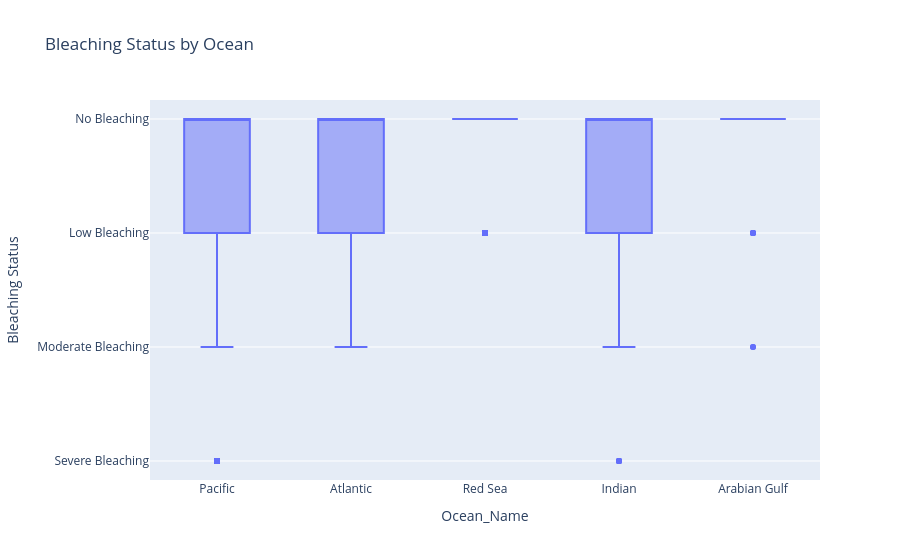

Notebook code for this chart:
### Code cell
# OBJECTIVE 1
# compare bleaching_status by ocean using box plot
df_ocean=df[["Ocean_Name", "Bleaching_Status"]]

fig=px.box(
    df_ocean,
    x="Ocean_Name",
    y="Bleaching_Status",
    category_orders={"Bleaching_Status": ["No Bleaching", "Low Bleaching", "Moderate Bleaching", "Severe Bleaching"]},
    title="Bleaching Status by Ocean",
    labels={"Bleaching_Status": "Bleaching Status"},
)

fig.show()

### Figure 1 — Plotly figure (JSON) as saved in the notebook; plotly's stock layout.template omitted (floating-point values rounded to 4 significant figures; data arrays with more than 128 entries replaced by an {"elided": "..."} marker saying what was removed)
{"data": [{"alignmentgroup": "True", "hovertemplate": "Ocean_Name=%{x}<br>Bleaching Status=%{y}<extra></extra>", "legendgroup": "", "marker": {"color": "#636efa"}, "name": "", "notched": false, "offsetgroup": "", "orientation": "v", "showlegend": false, "type": "box", "x": {"elided": "7690 str values"}, "x0": " ", "xaxis": "x", "y": {"elided": "7690 str values"}, "y0": " ", "yaxis": "y"}], "layout": {"boxmode": "group", "legend": {"tracegroupgap": 0}, "title": {"text": "Bleaching Status by Ocean"}, "xaxis": {"anchor": "y", "domain": [0, 1], "title": {"text": "Ocean_Name"}}, "yaxis": {"anchor": "x", "categoryarray": ["Severe Bleaching", "Moderate Bleaching", "Low Bleaching", "No Bleaching"], "categoryorder": "array", "domain": [0, 1], "title": {"text": "Bleaching Status"}}}}
